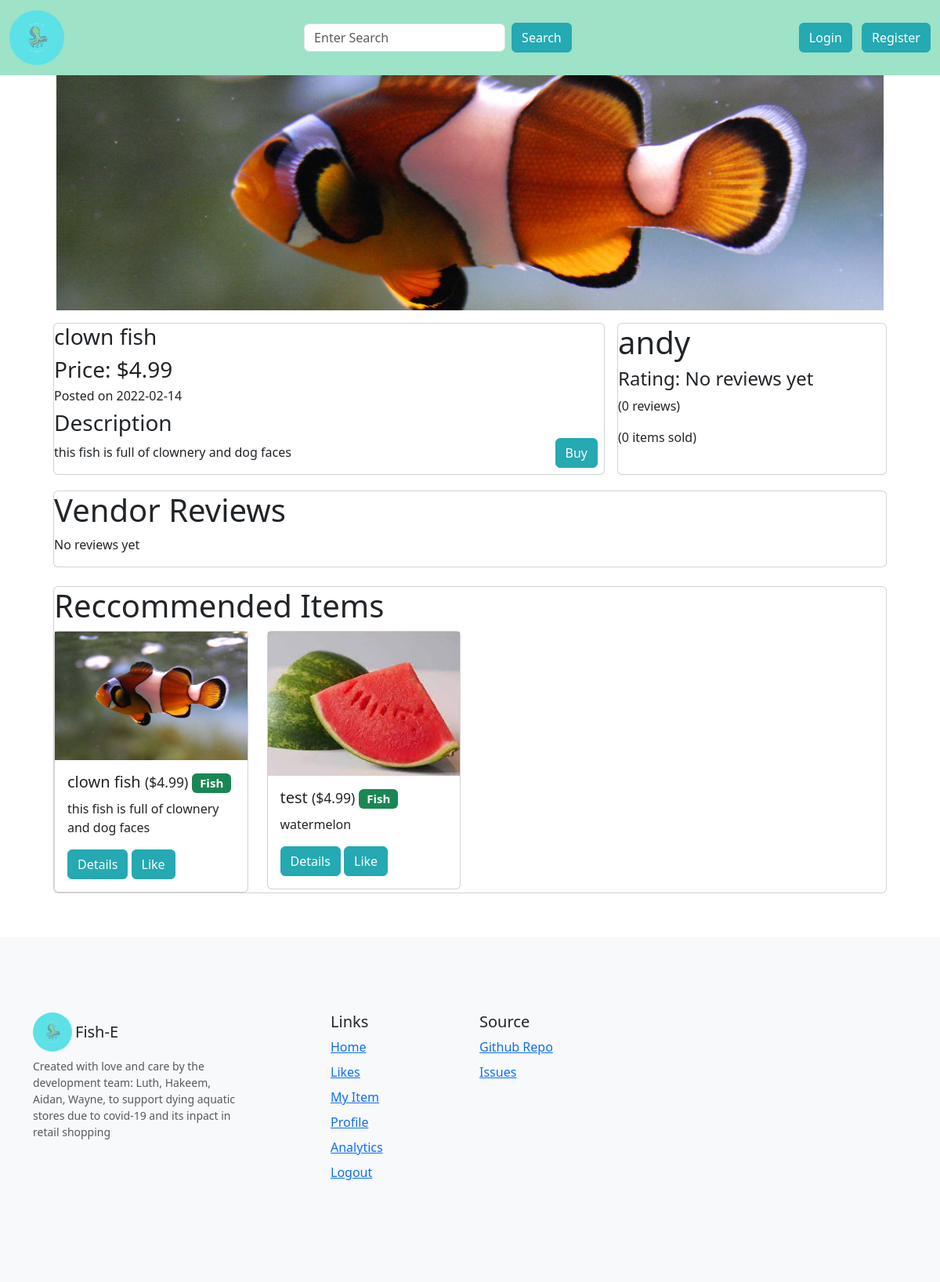
Page /item/1 on the committed database.
### app.py (models this page shows, shortened)
class Item(db.Model):
    __searchable__ = ["name", "description"]
    id = db.Column(db.Integer, primary_key=True)
    user_id = db.Column(db.Integer, db.ForeignKey("user.id"), nullable=False)
    name = db.Column(db.String(100), nullable=False)
    description = db.Column(db.String(500), nullable=False)
    category = db.Column(db.String(20), nullable=True)
    base_price = db.Column(db.Float, nullable=False)
    image_file = db.Column(db.String(200), nullable=False, default="default.jpg")
    date_posted = db.Column(db.DateTime, nullable=False, default=datetime.utcnow)
    likes = db.relationship("ItemLike", backref="item", lazy=True)
    status = db.Column(
        db.String(10), nullable=False, default="available"
    )  # "available" or "sold"
    @property
    def price(self):
        return "{:.2f}".format(self.base_price)

class User(db.Model, UserMixin):
    __searchable__ = ["username", "description"]
    id = db.Column(db.Integer, primary_key=True)
    username = db.Column(db.String(20), unique=True, nullable=False)
    email = db.Column(db.String(120), unique=True, nullable=False)
    description = db.Column(db.String(500), nullable=True)
    image_file = db.Column(db.String(20), nullable=False, default="default.jpg")
    password = db.Column(db.String(60), nullable=False)
    date_joined = db.Column(db.DateTime, nullable=False, default=datetime.utcnow)
    items = db.relationship("Item", backref="author", lazy=True)
    bought = db.relationship(
        "Transaction", foreign_keys="Transaction.user_id", backref="buyer", lazy=True
    )
    sold = db.relationship(
        "Transaction", foreign_keys="Transaction.vendor_id", backref="seller", lazy=True
    )
    reviews = db.relationship(
        "Review", foreign_keys="Review.user_id", backref="author", lazy=True
    )
    reviewed = db.relationship(
        "Review", foreign_keys="Review.recipient_id", backref="getter", lazy=True
    )
    liked = db.relationship(
        "ItemLike", foreign_keys="ItemLike.user_id", backref="user", lazy=True
    )
    following = db.relationship(
        "UserFollow", foreign_keys="UserFollow.user_id", backref="following", lazy=True
    )
    followers = db.relationship(
        "UserFollow",
        foreign_keys="UserFollow.recipient_id",
        backref="follower",
        lazy=True,
    )
    @property
    def ratings(self):
        return len(self.reviewed)
    @property
    def rating(self):
        total = 0
        reviews = self.reviewed
        if reviews:
            for review in reviews:
                total += review.rating
            average = total / len(self.reviewed)
            return "{:.1f}".format(average)
        return "No reviews yet"

### app.py (the view)
@app.route("/item/<int:item_id>")
def render_item(item_id):
    r_items = Item.query.filter_by(status="available").limit(4).all()
    form = SearchForm()
    item = Item.query.filter_by(id=item_id).first()
    vendor = User.query.filter_by(id=item.user_id).first()
    v_sold_count = len(vendor.sold)
    reviews = vendor.reviewed[:4]
    review_authors = [
        User.query.filter_by(id=review.user_id).first() for review in reviews
    ]
    reviews = list(zip(review_authors, reviews))
    if item:
        return render_template(
            "item.html",
            form=form,
            item=item,
            vendor=vendor,
            r_items=r_items,
            v_sold_count=v_sold_count,
            reviews=reviews,
        )

### app.py
class SearchForm(FlaskForm):
    search = StringField(
        validators=[DataRequired()],
        render_kw={"placeholder": "Enter Search", "style": "height: 100%;"},
    )
    submit = SubmitField("Search")

### templates/item.html (shortened to what this page needs)
{% from 'macros/navbar.html' import navbar %}
{% from 'macros/reccommended_items.html' import reccommended_items %}
{% from 'macros/render_review.html' import render_review %}
{% extends 'base.html' %}
{% block content %}
{{ navbar(form, current_user) }}
<div class="container-fluid">
    <div class="row mb-3 mx-5">
        <div class="col-md-12">
            <img src="{{ url_for('static', filename='img/fish/' + item.image_file) }}" alt="insert image"
                style="object-fit: cover; width: 100%; height: 300px;">
        </div>
    </div>
    <div class="row g-3 mx-5">
        <div class="col-md-8">
            <div class="row">
                <div class="col">
                    <div class="card" style="height: 100%;">
                        <div class="row">
                            <div class="col">
                                <h3>{{ item.name }}</h3>
                            </div>
                        </div>
                        <div class="row">
                            <div class="col">
                                <h3>Price: ${{ item.price }}</h3>
                            </div>
                        </div>
                        <div class="row">
                            <div class="col">
                                <h6>Posted on {{ item.date_posted.date() }}</h3>
                            </div>
                        </div>
                        <div class="row">
                            <div class="col">
                                <h3>Description</h3>
                                <p>{{ item.description }}</p>
                            </div>
                            <div class="col">
                                <span style="position: absolute; bottom: 0; right: 0;">
                                    <a href="/buy/{{ item.id }}" role="button"
                                        class="btn btn-primary m-2 {% if item.status=='bought' %}disabled{% endif %}" ">Buy</a>
                                </span>
                            </div>
                        </div>
                    </div>
                </div>
            </div>
        </div>
        <div class="col-md-4">
            <div class="card" style="height: 100%;">
                <h1>{{ vendor.username }}</h1>
                <h4>Rating: {{ vendor.rating }}</h4>
                <p>({{ vendor.ratings }} reviews)</p>
                <p>({{ v_sold_count }} items sold)</p>
            </div>
        </div>
    </div>
    <div class="row my-1 mx-5 g-3">
        <div class="col-md-12">
            <div class="card" style="height: 100%;">
                <h1>Vendor Reviews</h1>
                {% if reviews %}
                {% for review in reviews %}
                {{ render_review(review) }}
                {% endfor %}
                {% else %}
                <p>No reviews yet</p>
                {% endif %}
            </div>
        </div>
    </div>
    <div class="row my-3 mx-5">
        <div class="col-md-12 p-2">
            <div class="card">
                {{ reccommended_items(r_items, current_user) }}
            </div>
        </div>
    </div>
</div>
{% endblock content %}

### templates/macros/navbar.html (shortened to what this page needs)
{% macro navbar(form, current_user) %}
<nav id="top" class="navbar navbar-expand-lg navbar-dark ">
    <div class="container-fluid">
        <a class="navbar-brand" href="/home"><img id="logo" src="/static/img/fish/logo.png"
                alt="Insert Fish E logo"></a>
        <form class="d-flex align-items-center" action="/search" method="get">
            {{ form.search(class_="form-control me-2 align-middle") }}
            {{ form.submit(class_="btn btn-primary") }}
        </form>
        <div class="d-flex align-items-center">
            {% if current_user.is_authenticated %}
            <ul class="list-inline mb-0">
                <li class="list-inline-item"><a href="/myitems"><button class="btn btn-primary">Items</button></a></li>
                <li class="list-inline-item"><a href="/likes"><button class="btn btn-primary">Likes</button></a></li>
                <li class="list-inline-item"><a href="/logout"><button class="btn btn-primary">Logout</button></a></li>
                <li class="list-inline-item"><a href="/profile/{{ current_user.id }}"><img
                    src="{{ url_for('static', filename='img/profile/' + current_user.image_file) }}" alt="pfp"
                    class="rounded-circle" width="38px"></a></li>
            </ul>
        </div>
        {% else %}
        <div class="d-flex align-items-center">
            <ul class="list-inline mb-0">
                <li class="list-inline-item"><a href="/login"><button class="btn btn-primary">Login</button></a></li>
                <li class="list-inline-item"><a href="/register"><button class="btn btn-primary">Register</button></a></li>
            </ul>
        </div>
        {% endif %}
    </div>
    </div>
</nav>
{% endmacro %}

### templates/macros/reccommended_items.html
{% from 'macros/item_card.html' import item_card %}
{% macro reccommended_items(items, current_user) %}
<div class="row">
    <div class="col">
        <div class="row">
            <div class="col">
                <h1>Reccommended Items</h1>
            </div>
        </div>
        <div class="row gy-5">
            {% for item in items %}
            <div class="col-md-3">
                {{ item_card(item, current_user) }}
            </div>
            {% endfor %}
        </div>
    </div>
</div>
{% endmacro %}

### templates/base.html (shortened to what this page needs)
{% from 'macros/footer.html' import footer %}
<!doctype html>
<html lang="en">
<head>
    {% block head %}
    {% block styles %}
    {{ bootstrap.load_css() }}
    <link rel="stylesheet" href="{{ url_for('static', filename='style.css') }}">
    {% endblock %}
    {% endblock %}
</head>
<body>
    {% block content %}{% endblock %}
    {{ footer(current_user) }}
</body>
</html>

### templates/macros/footer.html (shortened to what this page needs)
{% macro footer(current_user) %}
<footer class="bd-footer py-5 mt-5 bg-light">
    <div class="container py-5">
        <div class="row">
            <div class="col-lg-3 mb-3">
                <a class="d-inline-flex align-items-center mb-2 link-dark text-decoration-none" href="/"
                    aria-label="Bootstrap">
                    <img src="{{ url_for('static', filename='img/iHawker.sg.png') }}" class="rounded-circle"
                        style="height: 50px; width: auto;" alt="">
                    <br>
                    <span class="mx-1 fs-5">Fish-E</span>
                </a>
                <ul class="list-unstyled small text-muted">
                    <li class="mb-2">Created with love and care by the development team: Luth, Hakeem, Aidan, Wayne,
                        to support dying aquatic stores due to covid-19 and its inpact in retail shopping
                    </li>
                </ul>
            </div>
            <div class="col-6 col-lg-2 offset-lg-1 mb-3">
                <h5>Links</h5>
                <ul class="list-unstyled">
                    <li class="mb-2"><a href="/">Home</a></li>
                    <li class="mb-2"><a href="/likes">Likes</a></li>
                    <li class="mb-2"><a href="/myitems">My Item</a></li>
                    <li class="mb-2"><a href="/profile/{{ current_user.id }}">Profile</a></li>
                    <li class="mb-2"><a href="/analytics">Analytics</a></li>
                    <li class="mb-2"><a href="/logout">Logout</a></li>
                </ul>
            </div>
            <div class="col-6 col-lg-2 mb-3">
                <h5>Source</h5>
                <ul class="list-unstyled">
                    <li class="mb-2"><a href="https://github.com/redears-lambda/plus-ultra">Github Repo</a></li>
                    <li class="mb-2"><a href="https://github.com/redears-lambda/plus-ultra/issues">Issues</a></li>
                </ul>
            </div>
        </div>
    </div>
</footer>
{% endmacro %}

### templates/macros/item_card.html (shortened to what this page needs)
{% macro item_card(item, current_user) %}
<div class="card">
    <img src="{{ url_for('static', filename='img/fish/' + item.image_file) }}" alt="insert image"
        style="display: block; max-width: 100%; height: auto;">
    <div class="card-body">
        <h5 class="card-title">{{ item.name }}
            {% if item.status == "bought" %}
            <small>(bought)</small>
            {% else %}
            <small>(${{ item.base_price }})</small>
            {% endif %}
            <span class="badge bg-success">{{ item.category }}</span>
        </h5>
        <p class="card-text">{{ item.description }}</p>
        <a href="/item/{{ item.id }}" class="btn btn-primary mx-0">Details</a>
        {% if current_user.is_authenticated %}
        {% if not current_user.has_liked_item(item) %}
        <a href="{{ url_for('like_action', item_id=item.id, action='like') }}" class="btn btn-primary">Like</a>
        {% else %}
        <a href="{{ url_for('like_action', item_id=item.id, action='unlike') }}" class="btn btn-primary">Unlike</a>
        {% endif %}
        {% else %}
        <a href="{{ url_for('like_action', item_id=item.id, action='like') }}" class="btn btn-primary">Like</a>
        {% endif %}
    </div>
</div>
{% endmacro %}

### templates/macros/navbar.html (style rules this page uses)
#top { background-color: #9ee2c7; }
.btn { background-color: #25a9b2; border-color: #25a9b2; }
#logo { border-radius: 50%; width: 70px; height: auto; }

### rows in the picture
Item: image_file (picture), name "clown fish", price "4.99", date_posted "2022-02-14", description "this fish is full of clownery and dog faces", base_price "4.99", category "Fish"
User: username "andy"
Item: image_file (picture), name "test", base_price "4.99", category "Fish", description "watermelon"

### other values in the picture
{{ vendor.rating }} "No reviews yet"
{{ vendor.ratings }} "0"
{{ v_sold_count }} "0"
